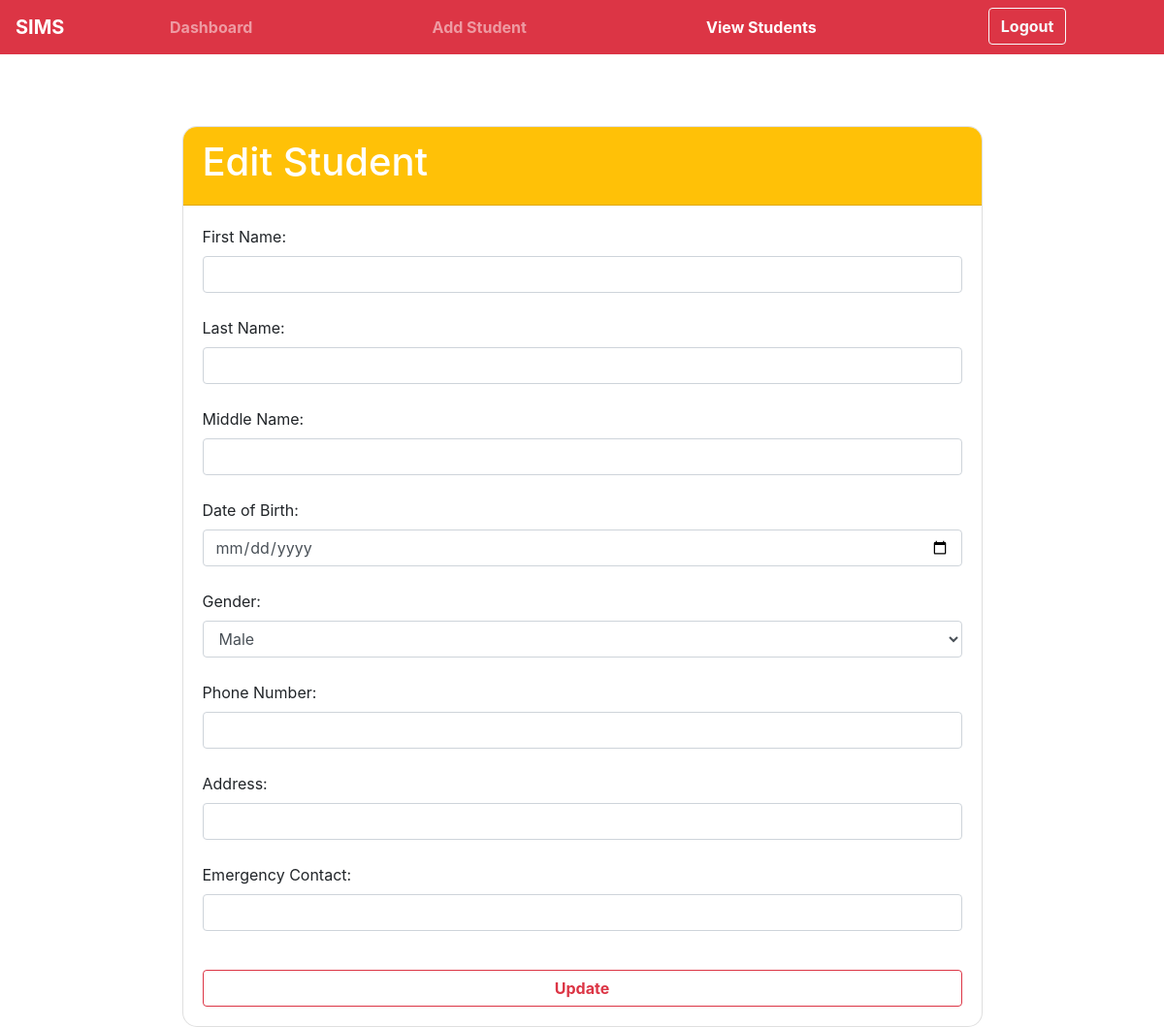
The page /edit_student/12 on the database as committed earlier.
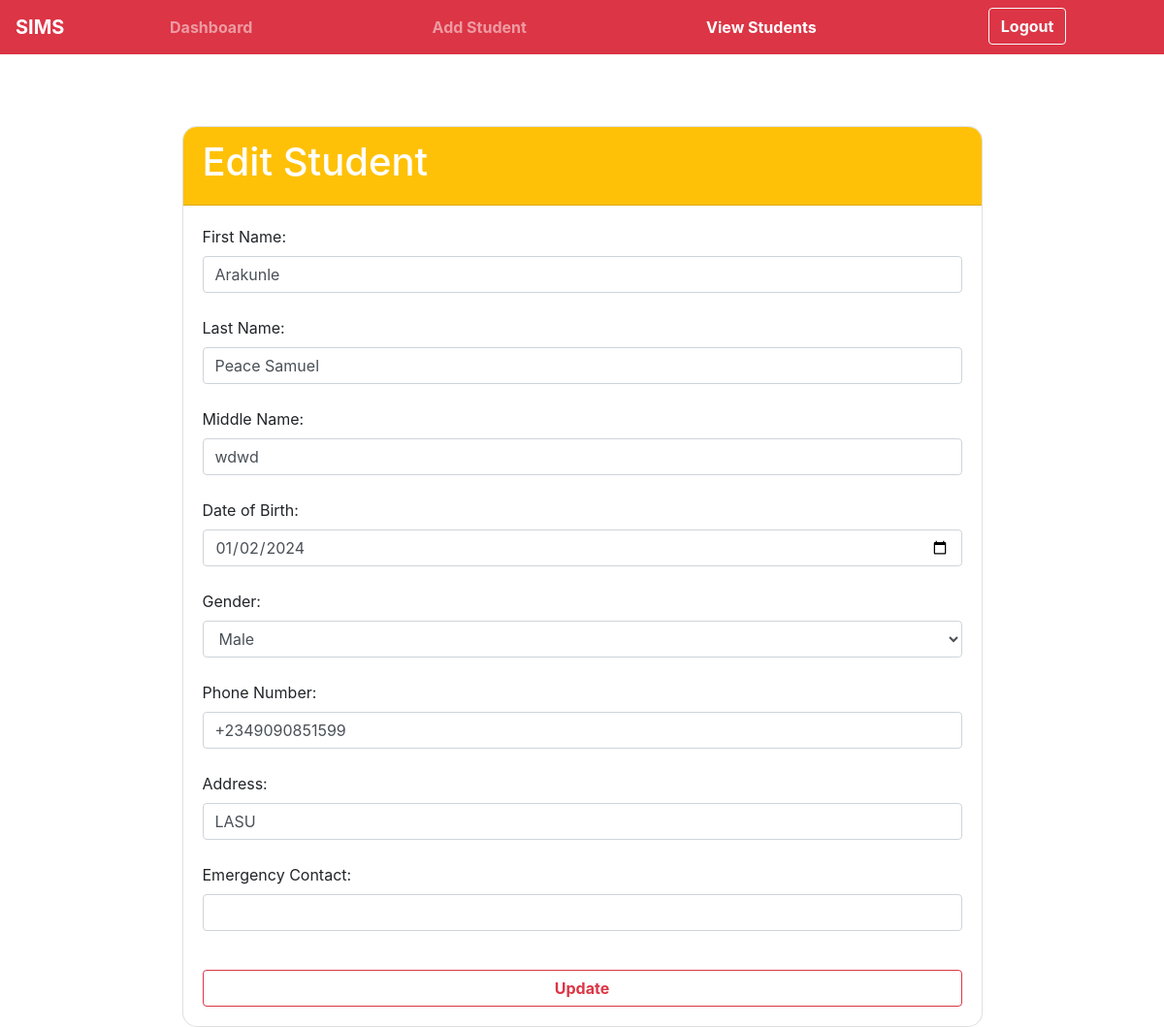
The same page on the database as committed later.
### tables this page shows
CREATE TABLE PersonalInformation (
        student_id INTEGER PRIMARY KEY,
        first_name TEXT NOT NULL,
        last_name TEXT NOT NULL,
        middle_name TEXT,
        date_of_birth DATE NOT NULL,
        gender TEXT NOT NULL,
        phone_number TEXT,
        address TEXT,
        emergency_contact TEXT,
        FOREIGN KEY (student_id) REFERENCES AcademicInformation(student_id),
        FOREIGN KEY (student_id) REFERENCES AdministrativeInformation(student_id)
    );

### app.py (the view, shortened to what this page needs)
@app.route('/edit_student/<int:student_id>', methods=['GET', 'POST'])
def edit_student(student_id):
    conn = connect_db()
    cursor = conn.cursor()
    cursor.execute('SELECT * FROM PersonalInformation WHERE student_id = ?', (student_id,))
    student = cursor.fetchone()
    conn.close()
    return render_template('edit_student.html', student=student)

### app.py (called while the page is built)
def connect_db():
    return sqlite3.connect('database.db')

### templates/edit_student.html (shortened to what this page needs)
<!DOCTYPE html>
<html>
  <head>
    <link
      rel="stylesheet"
      href="https://stackpath.bootstrapcdn.com/bootstrap/4.5.2/css/bootstrap.min.css"
    />
  </head>
  <body>
    <nav class="navbar navbar-expand-lg navbar-dark bg-danger">
      <a class="navbar-brand fw-bold" href="#">SIMS</a>
      <div class="collapse navbar-collapse" id="navbarNav">
        <ul class="navbar-nav w-100 d-flex justify-content-around">
          <li class="nav-item">
            <a class="nav-link  fw-bold" href="{{ url_for('dashboard') }}"
              >Dashboard</a
            >
          </li>
          <li class="nav-item">
            <a class="nav-link  fw-bold" href="{{ url_for('add_student') }}"
              >Add Student</a
            >
          </li>
          <li class="nav-item">
            <a class="nav-link active fw-bold" href="{{ url_for('view_students') }}"
              >View Students</a
            >
          </li>
          <li class="nav-item">
            <a class="btn btn-outline-light fw-bold" href="{{ url_for('logout') }}"
              >Logout</a
            >
          </li>
        </ul>
      </div>
    </nav>
    <div class="container mt-4">
      <div class="row justify-content-center">
        <div class="col-md-9">
          <div class="card">
            <div class="card-header bg-warning text-white">
              <h1>Edit Student</h1>
            </div>
              <div class="card-body">
              <form method="post" class="form">
                <label>First Name:</label>
                <input class="form-control" type="text" name="first_name" value="{{ student[1] }}" required /><br />
                <label>Last Name:</label>
                <input type="text" class="form-control" name="last_name" value="{{ student[2] }}" required /><br />
                <label>Middle Name:</label><br />
                <input type="text" class="form-control" name="middle_name" value="{{ student[3] }}"  /><br />
                <label>Date of Birth:</label><br />
                <input type="date" class="form-control" name="date_of_birth" value="{{ student[4] }}" required /><br />
                <label>Gender:</label><br />
                <select id="gender"  class="form-control" name="gender" required>
                  <option value="Male" {% if  student[5]  == 'Male' %} selected {% endif %}>Male</option>
                </select><br />
                <label>Phone Number:</label><br />
                <input type="tel" class="form-control" name="phone_number" value="{{ student[6] }}"  /><br />
                <label>Address:</label><br />
                <input type="text" class="form-control" name="address" value="{{ student[7] }}"  /><br />
                <label>Emergency Contact:</label><br />
                <input type="text" class="form-control" name="emergency_contact" value="{{ student[8] }}"  /><br />
                <input type="submit"  value="Update" class="btn btn-outline-danger btn-bold  mt-3 btn-block" />
              </form>
            </div>
          </div>
        </div>
      </div>
    </div>
  </body>
</html>

Rows that differ between the two databases and show on the page:
added PersonalInformation: first_name "Arakunle", last_name "Peace Samuel", middle_name "wdwd", date_of_birth "01/02/2024", phone_number "+2349090851599", address "LASU"
